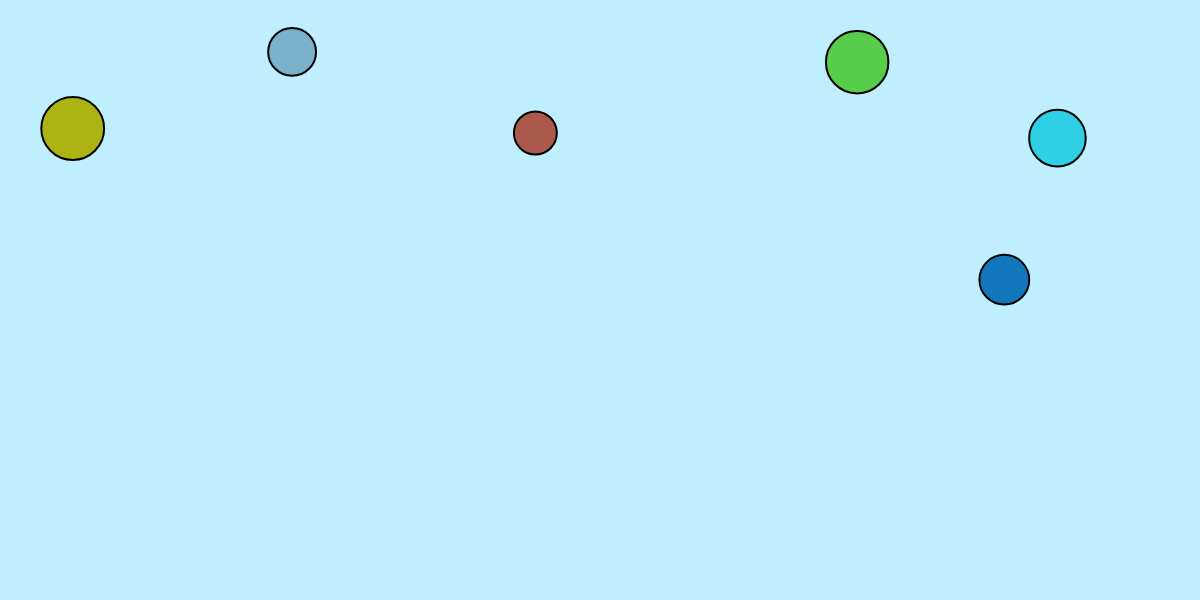
Frame 1 (no input)
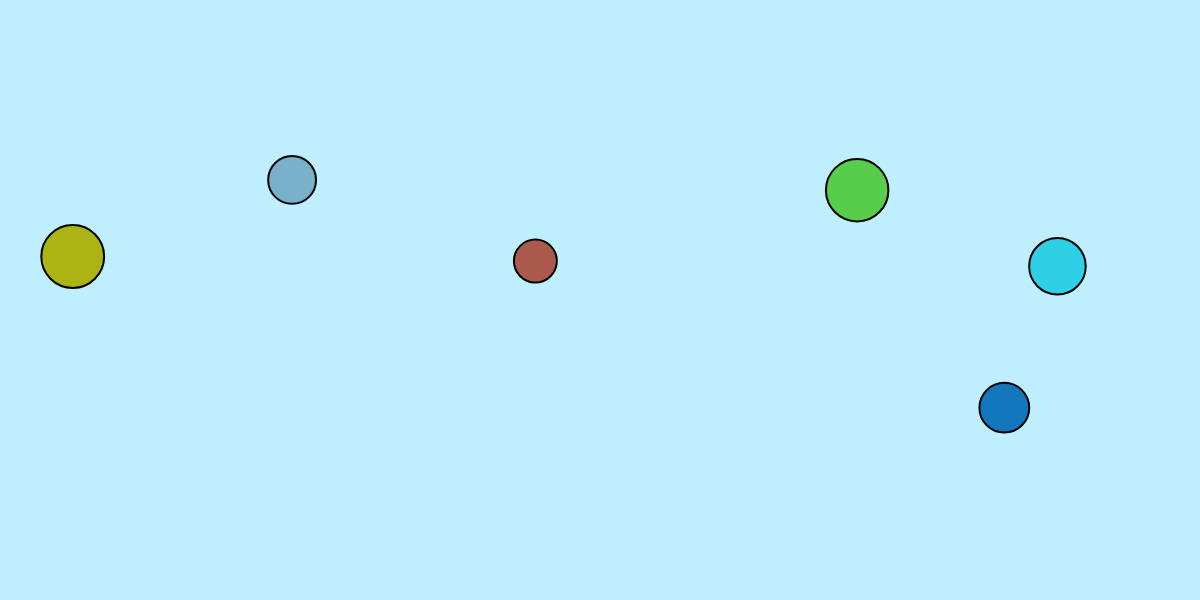
Frame 60 (no input)
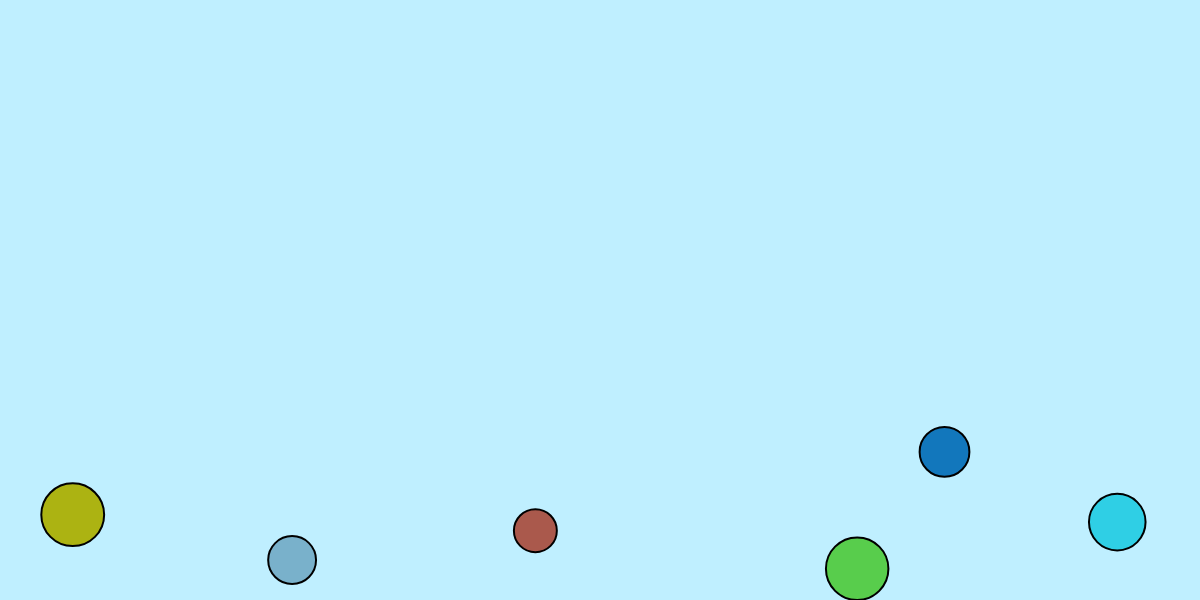
Frame 120 (the mouse pressed at the canvas centre since frame 60)

The p5.js sketch that drew these frames (run headless with seeded random() and noise() and a simulated clock; from frame 60 on, the mouse is pressed at the canvas centre):

// p5.js sketch
// ── sketch.js
var numBalls = 6; //Set Number of balls
var damper = 0.03; //Constant to reduce exit velocity
var gravity = 0.07; //Y acceleration
var friction = -0.9; //Slow the balls over time
var xVelocity = 0; //Temporary variables to set xVel and yVel of balls
var yVelocity = 0; 

let balls = [];

function setup() {
  createCanvas(innerWidth, innerWidth/2); //innerWidth, innerWidth
  
  for (var i = 0; i < numBalls; i++) { //Create list with new ball objects
    balls[i] = new Ball(random(width), random(0,height/2), random(40, 70), i,balls, random(0,255),random(0,255),random(0,255), xVelocity, yVelocity);
  }
  
  strokeWeight(2);
  stroke(0);
}

function draw() {
  background(191,239,255);
  for (var i = 0; i<numBalls; i++) {
    balls[i].bounce();
    balls[i].move();
    balls[i].display();  
    balls[i].manualControl();
  }
}


class Ball {
  

  constructor(xPos, yPos, diameter, ind, otherBalls, red, green, blue, xVel, yVel) {
    this.xPos = xPos;
    this.yPos = yPos; 
    this.diameter = diameter;
    this.ind = ind;
    this.otherBalls = otherBalls;
    this.red = red;
    this.green = green;
    this.blue = blue; 
    this.xVel = xVel; 
    this.yVel = yVel;
  } 
  
  move() {
    this.yVel += gravity; //Decrease the y Velocity
    this.xPos += this.xVel; //Index x and y coordinates
    this.yPos += this.yVel;
    if (this.xPos > width -this.diameter/2) //Check if ball is on border
    {
      this.xPos = width - this.diameter/2; //Cant use or because of this line
      this.xVel *= friction; 
    }
    else if (this.xPos< this.diameter/2) {
      this.xPos = this.diameter/2;
      this.xVel *= friction;
    }
    if (this.yPos> height- this.diameter/2 ) {
      this.yPos = height - this.diameter/2;
      this.yVel *= friction; 
    } 
    else if (this.yPos < this.diameter/2) {
      this.yPos = this.diameter/2;
      this.yVel *= friction;
    }
  }
  manualControl()  {
   if (mouseIsPressed == true){ //If the mouse is inside the ball, set the ball to the position of the mouse
     if(abs(mouseX-this.xPos)<(this.diameter/2) && abs(mouseY-this.yPos)<(this.diameter/2)){
       this.xPos = mouseX;
       this.yPos = mouseY;
       this.xVel = mouseX - pmouseX; //Calculate the speed of the ball when thrown and set it to the velocity 
       this.yVel = mouseY - pmouseY;
     }
   }
  }
  
  bounce(){
    for(var i = this.ind+1; i<numBalls; i++){ 
      var xDist = this.otherBalls[i].xPos-this.xPos; //Calculate the distance between the x coordinates of the two balls
      var yDist = this.otherBalls[i].yPos-this.yPos;
      var dist = sqrt(xDist*xDist + yDist*yDist); //Calculate the actual distance between centers
      var minDist = this.otherBalls[i].diameter/2 + this.diameter/2+5; //Determine the distance at which the outside of the balls collide
      
      if(dist<=minDist){
        
        var angle = atan2(yDist, xDist); //Angle from origin to point
 
        var xAcc = cos(angle) * minDist*damper; //yDist times constant
        
        var yAcc = sin(angle) * minDist*damper; //xDist times constant
        
        this.xVel -= xAcc; 
        this.yVel -= yAcc;
        this.otherBalls[i].xVel += xAcc;
        this.otherBalls[i].yVel += yAcc;
      }
    }
    
  }
    
 
  display() {
    fill(this.red, this.green, this.blue);
    ellipse(this.xPos, this.yPos, this.diameter, this.diameter);
  }
}

// ── Reflection_Template.html
<!DOCTYPE html>
<html>

<head>

  <style>
    iframe {
      margin-left: 15vw;
      margin-bottom: vh;
      margin-top: vh;
      height: 95vh;
      width: 70vw;
      position: absolute;
      z-index: 1;
    }
  </style>

</head>
<body>

</body>
</html>

// ── style.css
html, body {
  margin: 0;
  padding: 0;
  font-family:'Roboto', sans-serif;
}

canvas {
  display: block;
  z-index: -1;
}

h1{
  text-align: center;
  font-family:
}



table{
  position: absolute;
  z-index: 1;
  width:100%;

}

td {
    width: 33vw;
    height: 33vw;
    vertical-align: baseline;
    padding-top:10px;
    text-align:center;

    &:after, &:before {
        content: '';

        display: block;
        padding-bottom: calc(50% - 0.5em);
    }
}




.container{
  position: relative;
}

.project {
  position: absolute;
  width:50%;
  float: left;

  left: 0px;
  top: 0px;
  z-index: 1;
}
